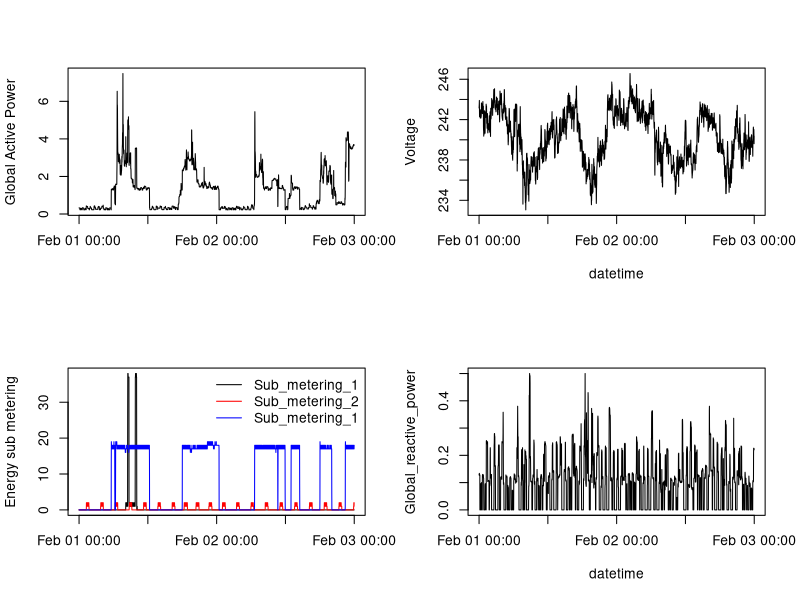

Reproduce this figure in R.
#read data from file segregated by subset.R
data <- read.csv("household_power_consumption_short.txt", sep = ";")
data[[10]] <- as.POSIXct(data[[10]])

# open
png(filename = "plot4.png", width = 480, height = 480)

par(mfcol=c(2,2))

#create plot upper left
plot(data$datetime, data$Global_active_power, type = "l", xlab = "",  ylab = "Global Active Power")

#create plot bottom left
plot(data$datetime, data$Sub_metering_1, type = "l", xlab = "",  ylab = "Energy sub metering")
lines(data$datetime, data$Sub_metering_2, col = "red")
lines(data$datetime, data$Sub_metering_3, col = "blue")
legend("topright", legend = c("Sub_metering_1","Sub_metering_2","Sub_metering_1"), col = c("black", "red", "blue"), lty=1, bty = "n")

#create plot upper right
plot(data$datetime, data$Voltage, type = "l", xlab = "datetime",  ylab = "Voltage")

#create plot bottom right
plot(data$datetime, data$Global_reactive_power, type = "l", xlab = "datetime",  ylab = "Global_reactive_power")



# save
dev.off()
